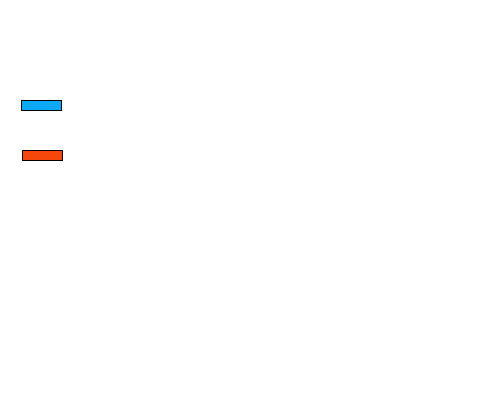
Frame 1 (no input)
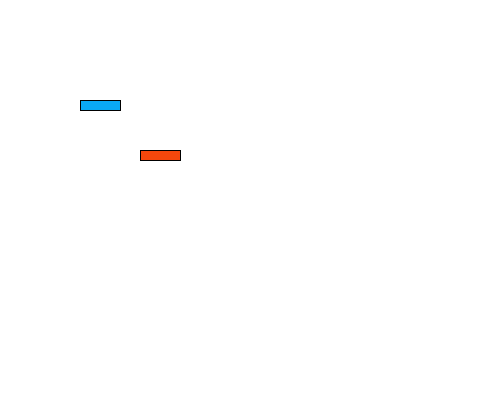
Frame 60 (the mouse pressed at the canvas centre just before this capture)
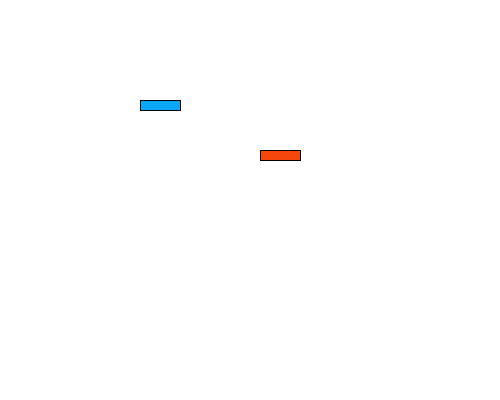
Frame 120 (the mouse held since frame 60 and released just before this capture)

The Processing sketch that drew these frames (run headless with seeded random() and noise(); from frame 60 on, the mouse is pressed at the canvas centre):

// Processing sketch: e104_classes_and_objects
// ── e104_classes_and_objects.pde
Car car1;
Car car2;

void setup() {
  size(500, 400);
  car1 = new Car(20, 100, #0AA8F5);
  car2 = new Car(20, 150, #F5470C);
}
void draw() {
  background(255);
  car1.drive(1);
  car2.drive(2);
}

// ── Car.pde
class Car {
  float x;
  float y;
  color c;
  
  Car(float carx, float cary, color carcolor) {
    x = carx;
    y = cary;
    c = carcolor;
  }
  void drive(int speed) {
    x = x + speed;
    fill(c);
    rect(x, y, 40, 10);
  }
}
